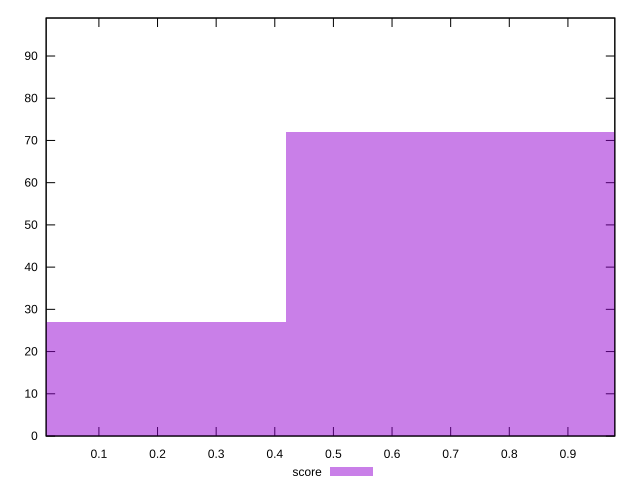

Source code (gnuplot):
reset

$score <<EOF
0.8384573341613041 72
0 27
EOF

set key outside below
set boxwidth 0.8384573341613041
set xrange [0.01:0.98]
set yrange [0:99]
set trange [0:99]
set style fill transparent solid 0.5 noborder
set terminal svg size 640, 490 enhanced background rgb 'white'
set output "reports/report_00027_2021-02-24T12-40-31.850Z/largest-contentful-paint/samples/card/score/histogram.svg"

plot $score title "score" with boxes

reset
